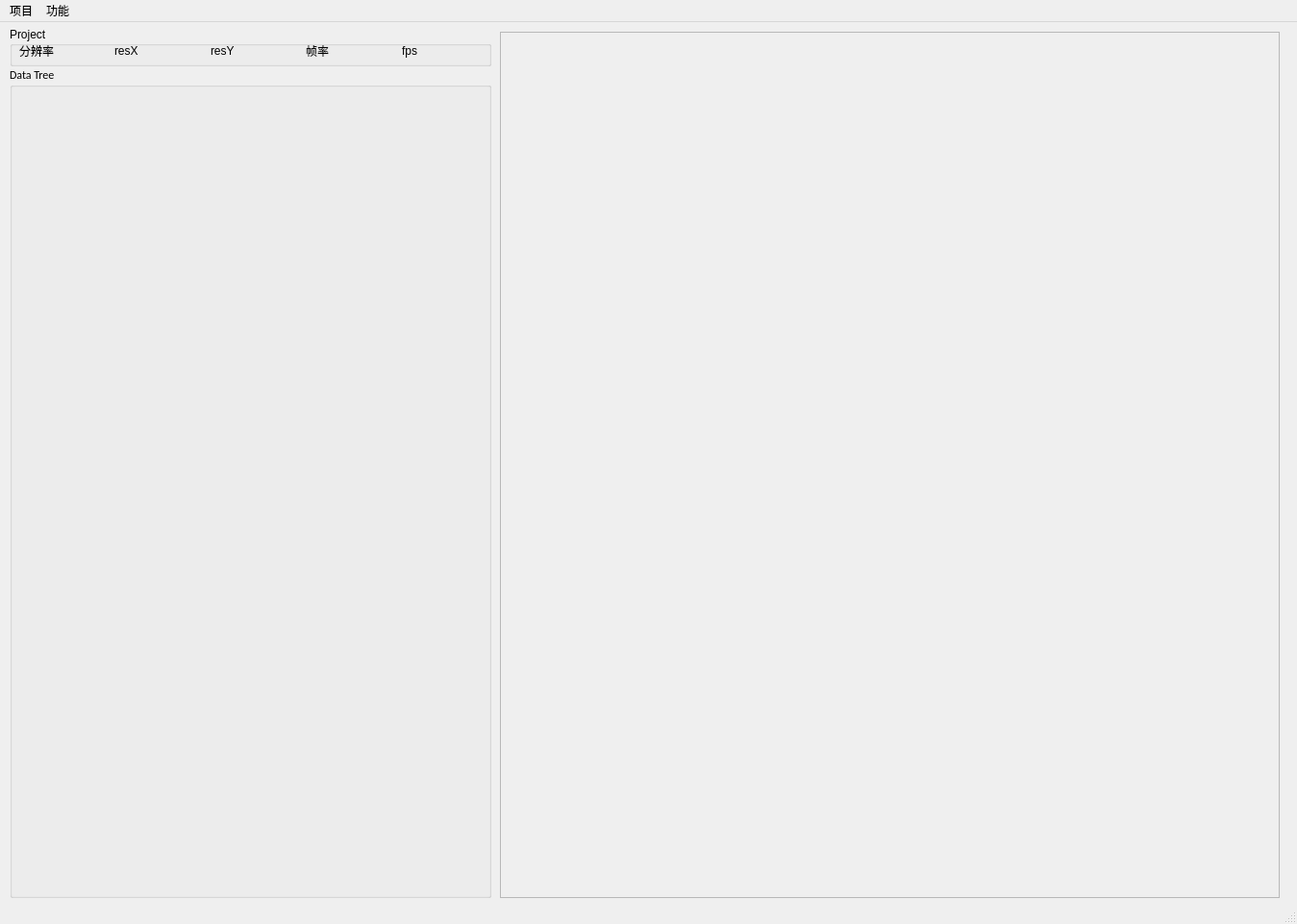
<?xml version="1.0" encoding="UTF-8"?>
<ui version="4.0">
 <class>MainWindow</class>
 <widget class="QMainWindow" name="MainWindow">
  <property name="geometry">
   <rect>
    <x>0</x>
    <y>0</y>
    <width>1349</width>
    <height>961</height>
   </rect>
  </property>
  <property name="windowTitle">
   <string>VFXManager</string>
  </property>
  <widget class="QWidget" name="centralwidget">
   <widget class="QFrame" name="frame_TaskPanel">
    <property name="geometry">
     <rect>
      <x>520</x>
      <y>10</y>
      <width>811</width>
      <height>901</height>
     </rect>
    </property>
    <property name="frameShape">
     <enum>QFrame::StyledPanel</enum>
    </property>
    <property name="frameShadow">
     <enum>QFrame::Raised</enum>
    </property>
   </widget>
   <widget class="QGroupBox" name="groupBox_DataTree">
    <property name="geometry">
     <rect>
      <x>10</x>
      <y>46</y>
      <width>501</width>
      <height>865</height>
     </rect>
    </property>
    <property name="font">
     <font>
      <family>Calibri</family>
     </font>
    </property>
    <property name="title">
     <string>Data Tree</string>
    </property>
   </widget>
   <widget class="QGroupBox" name="groupBox">
    <property name="geometry">
     <rect>
      <x>10</x>
      <y>5</y>
      <width>501</width>
      <height>41</height>
     </rect>
    </property>
    <property name="title">
     <string>Project</string>
    </property>
    <widget class="QWidget" name="horizontalLayoutWidget">
     <property name="geometry">
      <rect>
       <x>10</x>
       <y>14</y>
       <width>491</width>
       <height>21</height>
      </rect>
     </property>
     <layout class="QHBoxLayout" name="horizontalLayout">
      <item>
       <widget class="QLabel" name="label">
        <property name="text">
         <string>分辨率</string>
        </property>
       </widget>
      </item>
      <item>
       <widget class="QLabel" name="label_resX">
        <property name="text">
         <string>resX</string>
        </property>
       </widget>
      </item>
      <item>
       <widget class="QLabel" name="label_resY">
        <property name="text">
         <string>resY</string>
        </property>
       </widget>
      </item>
      <item>
       <widget class="QLabel" name="label_4">
        <property name="text">
         <string>帧率</string>
        </property>
       </widget>
      </item>
      <item>
       <widget class="QLabel" name="label_fps">
        <property name="text">
         <string>fps</string>
        </property>
       </widget>
      </item>
     </layout>
    </widget>
   </widget>
  </widget>
  <widget class="QMenuBar" name="menubar">
   <property name="geometry">
    <rect>
     <x>0</x>
     <y>0</y>
     <width>1349</width>
     <height>23</height>
    </rect>
   </property>
   <widget class="QMenu" name="menu">
    <property name="title">
     <string>项目</string>
    </property>
    <addaction name="action_Open"/>
    <addaction name="action_New"/>
    <addaction name="separator"/>
    <addaction name="action_Setting"/>
    <addaction name="action_Fresh"/>
   </widget>
   <widget class="QMenu" name="menu_2">
    <property name="title">
     <string>功能</string>
    </property>
    <addaction name="action_Daily"/>
    <addaction name="separator"/>
    <addaction name="action_PackCache"/>
    <addaction name="action_PackRenderSeq"/>
    <addaction name="action_PackCompSeq"/>
   </widget>
   <addaction name="menu"/>
   <addaction name="menu_2"/>
  </widget>
  <widget class="QStatusBar" name="statusbar"/>
  <action name="action_Open">
   <property name="text">
    <string>打开</string>
   </property>
  </action>
  <action name="action_New">
   <property name="text">
    <string>新建</string>
   </property>
  </action>
  <action name="action_Daily">
   <property name="text">
    <string>发布Daily</string>
   </property>
  </action>
  <action name="action_PackCache">
   <property name="text">
    <string>打包缓存</string>
   </property>
  </action>
  <action name="action_PackRenderSeq">
   <property name="text">
    <string>打包渲染序列</string>
   </property>
  </action>
  <action name="action_PackCompSeq">
   <property name="text">
    <string>打包合成序列</string>
   </property>
  </action>
  <action name="action_Setting">
   <property name="text">
    <string>设置</string>
   </property>
  </action>
  <action name="action_Fresh">
   <property name="text">
    <string>刷新</string>
   </property>
  </action>
 </widget>
 <resources/>
 <connections/>
</ui>
